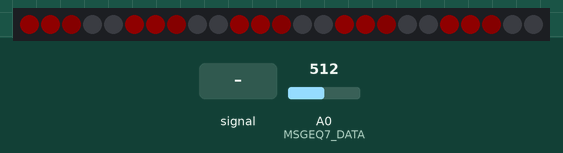
Recording of a sketch running on a simulated Arduino Uno, built with avr-gcc and run on an emulated ATmega328P. On the bench: 25 RGB LEDs in strip order, left to right. Inputs (shaded band) come from the test bench; at power-on: A0 (MSGEQ7_DATA) = 512. Dim RGB values are drawn brighter than linear.

Above: at 1.2 s.
1.3 s: A0 (MSGEQ7_DATA) fed a 200 Hz sine of ±460 counts around its level
At 1.45 s:
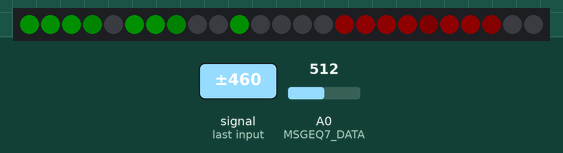
3.7 s: A0 (MSGEQ7_DATA) set to 306
At 4.9 s:
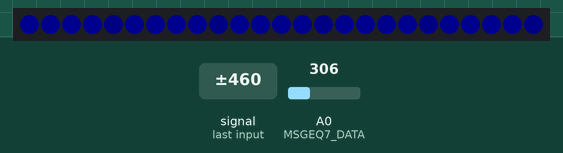
5.2 s: A0 (MSGEQ7_DATA) set to 0
At 5.6 s:
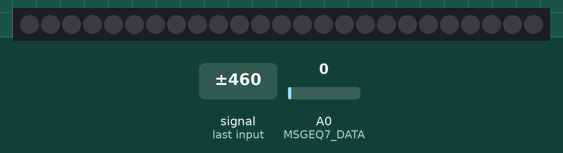
6.7 s: A0 (MSGEQ7_DATA) set to 511
At 8.0 s:
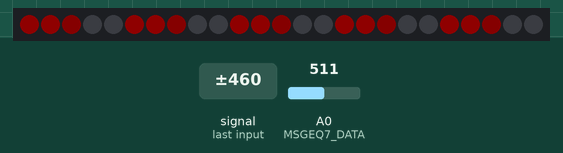
Timing chart, 0 to 9.2 s (numbered marks = the images above; inputs shaded):
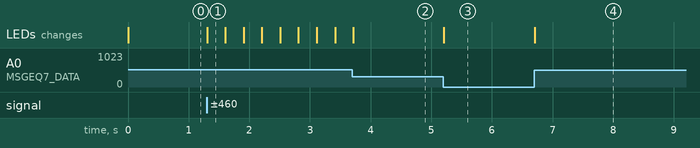

Measured:
- after the input at 1.3 s, the LEDs: change at once (image 1)
- after the input at 3.7 s, the LEDs: change at once (image 2)
- after the input at 5.2 s, the LEDs: change at once (image 3)
- after the input at 6.7 s, the LEDs: change at once (image 4)

The sketch:

Spectrum_ws2812_uno.ino
```cpp
#include <Adafruit_NeoPixel.h>
#ifdef __AVR__
#include <avr/power.h> // Required for 16 MHz Adafruit Trinket
#endif

#include <math.h>

// WS2812
#define PIN         4
#define NUMPIXELS   25
#define DELAYVAL    500 // Time (in milliseconds) to pause between pixels
#define BRIGHTNESS  15
// MSGEQ7
#define STROBE      2
#define RESET       3
#define MSGEQ7_DATA 14 // A0
#define BAND        5 // Spectrum Total

// No Use
// int strobePin = 2;
// int resetPin = 3;
// int MSGEQ7_DATAIn = A0;

// band 1 100       Hz
// band 2 310~330   Hz
// band 3 915~950   Hz
// band 4 2875~3090 Hz
// band 5 8145~11225Hz

Adafruit_NeoPixel pixels(NUMPIXELS, PIN, NEO_GRB + NEO_KHZ800);
int spectrumBand[BAND]; // MSGEQ7 Palsu 5 band

void setup(){
  Serial.begin(9600);
  pixels.begin();

  // Define pin mode
  pinMode       (STROBE, OUTPUT);
  pinMode       (RESET, OUTPUT);
  pinMode       (MSGEQ7_DATA, INPUT);

  // init
  digitalWrite  (RESET, HIGH);
  delay(1);
  digitalWrite  (RESET, LOW);
  digitalWrite  (STROBE, HIGH);
  delay(1);

}

void led_mgmt(int value, int led_start){
  // min value is like 30 max is 1023
  // from spectum color, lowest is blue, green, and highest is Red
  // so 1024/3 = 341 ~ 340
  // 5 leds for each band, so each led is +68 and 255 color set.


  // for blue color
  if (value>0 && value<=340) {
    if (value<=68){
      // level 1, 68 is blue 255
      int color = round(float(value)*3.75);
      pixels.setPixelColor(led_start, pixels.Color(0, 0, color));
      pixels.setPixelColor(led_start+1, pixels.Color(0, 0, 0));
      pixels.setPixelColor(led_start+2, pixels.Color(0, 0, 0));
      pixels.setPixelColor(led_start+3, pixels.Color(0, 0, 0));
      pixels.setPixelColor(led_start+4, pixels.Color(0, 0, 0));
    }
    else if (value>68 && value<=136){
      int color = round((float(value)-68)*3.75);
      pixels.setPixelColor(led_start, pixels.Color(0, 0, 255));
      pixels.setPixelColor(led_start+1, pixels.Color(0, 0, color));
      pixels.setPixelColor(led_start+2, pixels.Color(0, 0, 0));
      pixels.setPixelColor(led_start+3, pixels.Color(0, 0, 0));
      pixels.setPixelColor(led_start+4, pixels.Color(0, 0, 0));
    }
    else if (value>136 && value<=204){
      int color = round((float(value)-136)*3.75);
      pixels.setPixelColor(led_start, pixels.Color(0, 0, 255));
      pixels.setPixelColor(led_start+1, pixels.Color(0, 0, 255));
      pixels.setPixelColor(led_start+2, pixels.Color(0, 0, color));
      pixels.setPixelColor(led_start+3, pixels.Color(0, 0, 0));
      pixels.setPixelColor(led_start+4, pixels.Color(0, 0, 0));
    }
    else if (value>204 && value<=272){
      int color = round((float(value)-204)*3.75);
      pixels.setPixelColor(led_start, pixels.Color(0, 0, 255));
      pixels.setPixelColor(led_start+1, pixels.Color(0, 0, 255));
      pixels.setPixelColor(led_start+2, pixels.Color(0, 0, 255));
      pixels.setPixelColor(led_start+3, pixels.Color(0, 0, color));
      pixels.setPixelColor(led_start+4, pixels.Color(0, 0, 0));
    }
    else if (value>272 && value<=340){
      int color = round((float(value)-272)*3.75);
      pixels.setPixelColor(led_start, pixels.Color(0, 0, 255));
      pixels.setPixelColor(led_start+1, pixels.Color(0, 0, 255));
      pixels.setPixelColor(led_start+2, pixels.Color(0, 0, 255));
      pixels.setPixelColor(led_start+3, pixels.Color(0, 0, 255));
      pixels.setPixelColor(led_start+4, pixels.Color(0, 0, color));
    }

  }

  // Grenn Color
  else if (value>340 && value<=680) {
    int start_value = 340;
    int led1 = start_value+68;
    int led2 = start_value+(68*2);
    int led3 = start_value+(68*3);
    int led4 = start_value+(68*4);
    int led5 = start_value+(68*5);

    if (value>340 && value <= led1){
      int color = round((float(value)-start_value)*3.75);
      pixels.setPixelColor(led_start, pixels.Color(color, 0, 0));
      pixels.setPixelColor(led_start+1, pixels.Color(0, 0, 0));
      pixels.setPixelColor(led_start+2, pixels.Color(0, 0, 0));
      pixels.setPixelColor(led_start+3, pixels.Color(0, 0, 0));
      pixels.setPixelColor(led_start+4, pixels.Color(0, 0, 0));
    }
    else if (value>led1 && value<=led2){
      int color = round((float(value)-led2)*3.75);
      pixels.setPixelColor(led_start, pixels.Color(255, 0, 0));
      pixels.setPixelColor(led_start+1, pixels.Color(color, 0, 0));
      pixels.setPixelColor(led_start+2, pixels.Color(0, 0, 0));
      pixels.setPixelColor(led_start+3, pixels.Color(0, 0, 0));
      pixels.setPixelColor(led_start+4, pixels.Color(0, 0, 0));
    }
    else if (value>led2 && value<=led3){
      int color = round((float(value)-led3)*3.75);
      pixels.setPixelColor(led_start, pixels.Color(255, 0, 0));
      pixels.setPixelColor(led_start+1, pixels.Color(255, 0, 0));
      pixels.setPixelColor(led_start+2, pixels.Color(color, 0, 0));
      pixels.setPixelColor(led_start+3, pixels.Color(0, 0, 0));
      pixels.setPixelColor(led_start+4, pixels.Color(0, 0, 0));
    }
    else if (value>led3 && value<=led4){
      int color = round((float(value)-led4)*3.75);
      pixels.setPixelColor(led_start, pixels.Color(255, 0, 0));
      pixels.setPixelColor(led_start+1, pixels.Color(255, 0, 0));
      pixels.setPixelColor(led_start+2, pixels.Color(255, 0, 0));
      pixels.setPixelColor(led_start+3, pixels.Color(color, 0, 0));
      pixels.setPixelColor(led_start+4, pixels.Color(0, 0, 0));
    }
    else if (value>led4 && value<=led5){
      int color = round((float(value)-led5)*3.75);
      pixels.setPixelColor(led_start, pixels.Color(255, 0, 0));
      pixels.setPixelColor(led_start+1, pixels.Color(255, 0, 0));
      pixels.setPixelColor(led_start+2, pixels.Color(255, 0, 0));
      pixels.setPixelColor(led_start+3, pixels.Color(255, 0, 0));
      pixels.setPixelColor(led_start+4, pixels.Color(color, 0, 0));
    }
  }

  else if (value>680 && value<=1024) {
    int start_value = 680;
    int led1 = start_value+68;
    int led2 = start_value+(68*2);
    int led3 = start_value+(68*3);
    int led4 = start_value+(68*4);
    int led5 = start_value+(68*5);

    if (value>340 && value <= led1){
      int color = round((float(value)-start_value)*3.75);
      pixels.setPixelColor(led_start, pixels.Color(0, 255, 0));
      pixels.setPixelColor(led_start+1, pixels.Color(0, 0, 0));
      pixels.setPixelColor(led_start+2, pixels.Color(0, 0, 0));
      pixels.setPixelColor(led_start+3, pixels.Color(0, 0, 0));
      pixels.setPixelColor(led_start+4, pixels.Color(0, 0, 0));
    }
    else if (value>led1 && value<=led2){
      int color = round((float(value)-led2)*3.75);
      pixels.setPixelColor(led_start, pixels.Color(0, 255, 0));
      pixels.setPixelColor(led_start+1, pixels.Color(0, color, 0));
      pixels.setPixelColor(led_start+2, pixels.Color(0, 0, 0));
      pixels.setPixelColor(led_start+3, pixels.Color(0, 0, 0));
      pixels.setPixelColor(led_start+4, pixels.Color(0, 0, 0));
    }
    else if (value>led2 && value<=led3){
      int color = round((float(value)-led3)*3.75);
      pixels.setPixelColor(led_start, pixels.Color(0, 255, 0));
      pixels.setPixelColor(led_start+1, pixels.Color(0, 255, 0));
      pixels.setPixelColor(led_start+2, pixels.Color(0, color, 0));
      pixels.setPixelColor(led_start+3, pixels.Color(0, 0, 0));
      pixels.setPixelColor(led_start+4, pixels.Color(0, 0, 0));
    }
    else if (value>led3 && value<=led4){
      int color = round((float(value)-led4)*3.75);
      pixels.setPixelColor(led_start, pixels.Color(0, 255, 0));
      pixels.setPixelColor(led_start+1, pixels.Color(0, 255, 0));
      pixels.setPixelColor(led_start+2, pixels.Color(0, 255, 0));
      pixels.setPixelColor(led_start+3, pixels.Color(0, color, 0));
      pixels.setPixelColor(led_start+4, pixels.Color(0, 0, 0));
    }
    else if (value>led4 && value<=led5){
      int color = round((float(value)-led5)*3.75);
      pixels.setPixelColor(led_start, pixels.Color(0, 255, 0));
      pixels.setPixelColor(led_start+1, pixels.Color(0, 255, 0));
      pixels.setPixelColor(led_start+2, pixels.Color(0, 255, 0));
      pixels.setPixelColor(led_start+3, pixels.Color(0, 255, 0));
      pixels.setPixelColor(led_start+4, pixels.Color(0, color, 0));
    }
  }
}

void loop() {
  pixels.clear();
  pixels.setBrightness(BRIGHTNESS);

  for (int i = 0; i < BAND; i++){
    digitalWrite      (STROBE, LOW);
    delayMicroseconds (100);
    spectrumBand[i] = analogRead(MSGEQ7_DATA);
    digitalWrite      (STROBE, HIGH);
    delayMicroseconds (1);
  }
  // Band 1 : Led number 0-4
  led_mgmt(spectrumBand[0], 0);
  led_mgmt(spectrumBand[1], 5);
  led_mgmt(spectrumBand[2], 10);
  led_mgmt(spectrumBand[3], 15);
  led_mgmt(spectrumBand[4], 20);

  pixels.show();
  delayMicroseconds(100);

  //for (int i = 0; i < BAND; i++) {
  //  Serial.print      (spectrumBand[i]);
  //  Serial.print      ("  ");
  //}
  //Serial.println();
}
```
